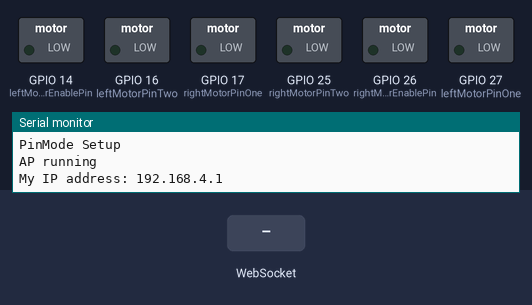
A program run on a simulated ESP32. Parts: switched loads named in the program (green lamp = pin HIGH), the last lines printed to the serial monitor. The test bench sets the inputs (shaded band). Storage starts empty.

Above: at 1.2 s.
1.3 s: WebSocket text "5" received
At 2.4 s:
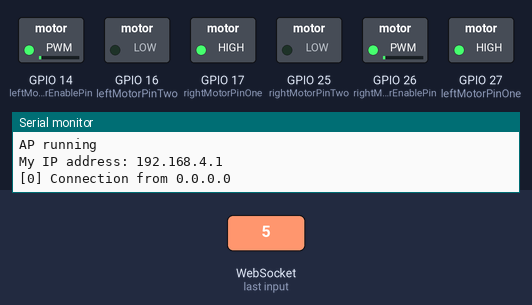
2.8 s: WebSocket text "90" received
At 3.6 s:
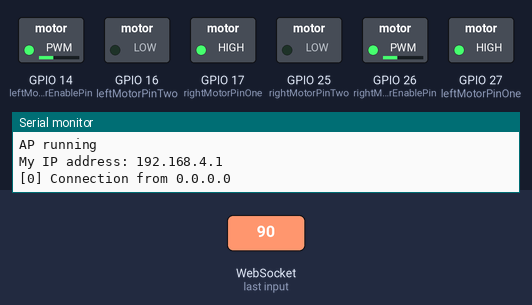
4.3 s: WebSocket text "200" received
At 4.7 s:
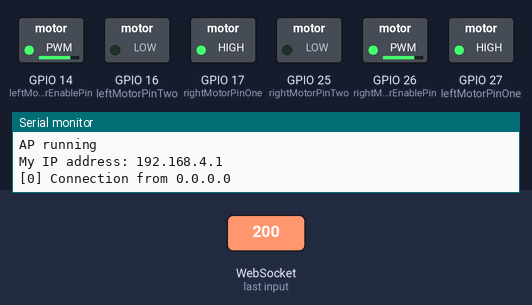
Timing chart, 0 to 7.3 s (numbered marks = the images above; inputs shaded):
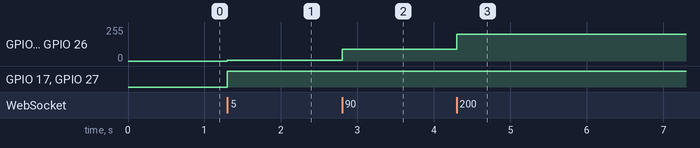

The program:

main.cpp
```cpp
#include <Arduino.h>
#include <WiFi.h>
#include <SPIFFS.h>
#include <rccar.h>
#include <ESPAsyncWebServer.h>
#include <WebSocketsServer.h>
#include <math.h>

//Globals
AsyncWebServer server(80);
WebSocketsServer webSocket = WebSocketsServer(1337);
char msg_buf[10];
char* in;
char* left;
char* right;
int leftValue;
int rightValue;
String leftValueString;
String rightValueString;

void onWebSocketEvent(uint8_t client_num,
                      WStype_t type,
                      uint8_t *payload,
                      size_t length)
{
  // Figure out the type of WebSocket event
  switch (type)
  {

  // Client has disconnected
  case WStype_DISCONNECTED:
    Serial.printf("[%u] Disconnected!\n", client_num);
    break;

  // New client has connected
  case WStype_CONNECTED:
  {
    IPAddress ip = webSocket.remoteIP(client_num);
    Serial.printf("[%u] Connection from ", client_num);
    Serial.println(ip.toString());
  }
  break;

  // Handle text messages from client
  case WStype_TEXT:

    // Print out raw message
   //Serial.printf("[%u] Received text: %s\n", client_num, payload);
      in = (char*) payload;
      left = strtok(in, ":");
      right = strtok(NULL, ":");
      leftValueString = (String)left;
      leftValue = leftValueString.toInt();
      rightValueString = (String)right;
      rightValue = rightValueString.toInt();
      arcadeDrive(leftValue, rightValue);


    break;

  // For everything else: do nothing
  case WStype_BIN:
  case WStype_ERROR:
  case WStype_FRAGMENT_TEXT_START:
  case WStype_FRAGMENT_BIN_START:
  case WStype_FRAGMENT:
  case WStype_FRAGMENT_FIN:
  default:
    break;
  }
}

// Callback: send homepage
void onIndexRequest(AsyncWebServerRequest *request)
{
  IPAddress remote_ip = request->client()->remoteIP();
  Serial.println("[" + remote_ip.toString() +
                 "] HTTP GET request of " + request->url());
  request->send(SPIFFS, "/index.html", "text/html");
}

// Callback: send style sheet
void onCSSRequest(AsyncWebServerRequest *request)
{
  IPAddress remote_ip = request->client()->remoteIP();
  Serial.println("[" + remote_ip.toString() +
                 "] HTTP GET request of " + request->url());
  request->send(SPIFFS, "/style.css", "text/css");
}

// Callback: send 404 if requested file does not exist
void onPageNotFound(AsyncWebServerRequest *request)
{
  IPAddress remote_ip = request->client()->remoteIP();
  Serial.println("[" + remote_ip.toString() +
                 "] HTTP GET request of " + request->url());
  request->send(404, "text/plain", "Not found");
}

void rightMotor(int motorSpeed)
{
  if (motorSpeed > 0)
  {
    digitalWrite(rightMotorPinOne, HIGH);
    digitalWrite(rightMotorPinTwo, LOW);
  }
  else if (motorSpeed < 0)
  {
    digitalWrite(rightMotorPinOne, LOW);
    digitalWrite(rightMotorPinTwo, HIGH);
  }
  else
  {
    digitalWrite(rightMotorPinOne, LOW);
    digitalWrite(rightMotorPinTwo, LOW);
  }
 ledcWrite(pwmChannelRight, motorSpeed);
}

void leftMotor(int motorSpeed)
{
  if (motorSpeed > 0)
  {
  //  Serial.println("Move Foward");
    digitalWrite(leftMotorPinOne, HIGH);
    digitalWrite(leftMotorPinTwo, LOW);
  }
  else if (motorSpeed < 0)
  {
    //Serial.println("Move Backwards");
    digitalWrite(leftMotorPinOne, LOW);
    digitalWrite(leftMotorPinTwo, HIGH);
  }
  else
  {
    digitalWrite(leftMotorPinOne, LOW);
    digitalWrite(leftMotorPinTwo, LOW);
  }

  ledcWrite(pwmChannel, motorSpeed);
}


void arcadeDrive(double xSpeed, double zRotation)
{

  //Define two variables for left and right speed
  double leftSpeed;
  double rightSpeed;
  //Define a max input for the motors
  double maxInput = copysign(max(abs(xSpeed), abs(zRotation)), xSpeed);

  /**
        *
        * This set of code defines how the robot will turn
        * It applies power to each motor indivdually,
        * and does some math to determine how much power it will need to turn
        */

  if (xSpeed >= 0.0)
  {
    // First quadrant, else second quadrant
    if (zRotation >= 0.0)
    {
      leftSpeed = maxInput;
      rightSpeed = xSpeed - zRotation;
    }
    else
    {
      leftSpeed = xSpeed + zRotation;
      rightSpeed = maxInput;
    }
  }
  else
  {
    // Third quadrant, else fourth quadrant
    if (zRotation >= 0.0)
    {
      leftSpeed = xSpeed + zRotation;
      rightSpeed = maxInput;
    }
    else
    {
      leftSpeed = maxInput;
      rightSpeed = xSpeed - zRotation;
    }
  }

  if(leftSpeed > 255){
    leftSpeed = 255;
  } else if (leftSpeed < -255 ){
    leftSpeed = -255;
  }
  if(rightSpeed > 255){
    rightSpeed = 255;
  } else if (rightSpeed < -255){
    rightSpeed = -255;
  }
  //Serial.println(leftSpeed);
  leftMotor(leftSpeed);
  rightMotor(rightSpeed);
}

void setup()
{
 // Start Serial port
  Serial.begin(115200);

  // put your setup code here, to run once:
Serial.println("PinMode Setup");
  pinMode(leftMotorPinOne, OUTPUT);
  pinMode(leftMotorPinTwo, OUTPUT);
  pinMode(leftMotorEnablePin, OUTPUT);

  pinMode(rightMotorPinOne, OUTPUT);
  pinMode(rightMotorPinTwo, OUTPUT);
  pinMode(rightMotorEnablePin, OUTPUT);

  ledcSetup(pwmChannel, freq, resolution);
  ledcSetup(pwmChannelRight, freq, resolution);

  ledcAttachPin(leftMotorEnablePin, pwmChannel);
  ledcAttachPin(rightMotorEnablePin, pwmChannelRight);


  // Make sure we can read the file system
  if (!SPIFFS.begin())
  {
    Serial.println("Error mounting SPIFFS");
    while (1)
      ;
  }


  // Start access point
  WiFi.softAP(ssid, password);

  // Print our IP address
  Serial.println();
  Serial.println("AP running");
  Serial.print("My IP address: ");
  Serial.println(WiFi.softAPIP());

  // On HTTP request for root, provide index.html file
  server.on("/", HTTP_GET, onIndexRequest);

  // On HTTP request for style sheet, provide style.css
  server.on("/style.css", HTTP_GET, onCSSRequest);

  server.on("/virtualjoystick.js", HTTP_GET, [](AsyncWebServerRequest *request)
            { request->send(SPIFFS, "/virtualjoystick.js", "text/javascript"); });

  // Handle requests for pages that do not exist
  server.onNotFound(onPageNotFound);

  // Start web server
  server.begin();

  // Start WebSocket server and assign callback
  webSocket.begin();
  webSocket.onEvent(onWebSocketEvent);
}

void loop()
{
  yield();
  webSocket.loop();

}
```

rccar.h
```cpp
#include "Arduino.h"
#include <AsyncWebSocket.h>

#pragma once
#ifndef RCCAR_H_
#define RCCAR_H_


const char *ssid = "ESP32-RC_CAR-AP";
const char *password = "TEJ3M12021";
const int dns_port = 53;
const int http_port = 80;
const int ws_port = 1337;

const int leftMotorPinOne = 27;
const int leftMotorPinTwo = 16;
const int leftMotorEnablePin = 14;
const int rightMotorPinOne = 17;
const int rightMotorPinTwo = 25;
const int rightMotorEnablePin = 26;

// Setting PWM properties
const int freq = 30000;
const int pwmChannel = 0;
const int pwmChannelRight =1;
const int resolution = 8;

//void onWebSocketEvent(uint8_t client_num, WStype_t type, uint8_t * payload, size_t length);
void onIndexRequest(AsyncWebServerRequest *request);
void onCSSRequest(AsyncWebServerRequest *request);
void onJSRequest(AsyncWebServerRequest *request);
void arcadeDrive(double xSpeed, double zRotation);
void leftMotor(int motorSpeed);
void rightMotor(int motorSpeed);
#endif 
```

Measured:
- after the input at 1.3 s, GPIO 14 (leftMotorEnablePin), GPIO 26 (rightMotorEnablePin): 0/255 → 5/255 at once; GPIO 17 (rightMotorPinOne), GPIO 27 (leftMotorPinOne): LOW → HIGH at once
- after the input at 2.8 s, GPIO 14 (leftMotorEnablePin), GPIO 26 (rightMotorEnablePin): 5/255 → 90/255 at once
- after the input at 4.3 s, GPIO 14 (leftMotorEnablePin), GPIO 26 (rightMotorEnablePin): 90/255 → 199/255 at once
